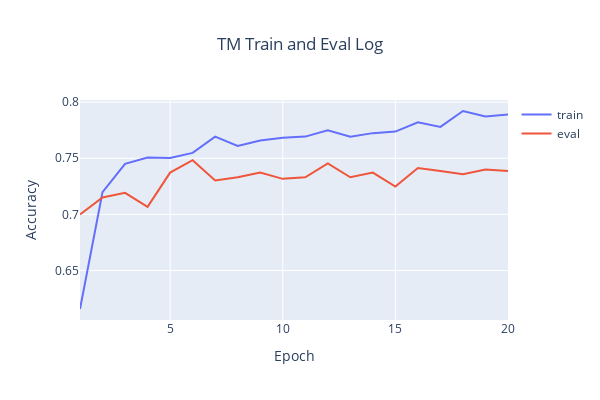

Notebook code for this chart:
### Code cell
import plotly.graph_objects as go
import pickle
train_log = pickle.load(open('tm_data/train_log.pkl',"rb"))
eval_log = pickle.load(open('tm_data/eval_log.pkl',"rb"))

fig = go.Figure()
fig.add_trace(go.Scatter(x=list(range(1, len(train_log)+1)), y=train_log, mode='lines', name='train'))
fig.add_trace(go.Scatter(x=list(range(1, len(eval_log)+1)), y=eval_log, mode='lines', name='eval'))
fig.update_layout(title='TM Train and Eval Log',title_x=0.5, xaxis_title='Epoch', yaxis_title='Accuracy', width=600, height=400)
fig.show()

### Figure 1 — Plotly figure (JSON) as saved in the notebook; plotly's stock layout.template omitted (floating-point values rounded to 4 significant figures)
{"data": [{"mode": "lines", "name": "train", "type": "scatter", "x": [1, 2, 3, 4, 5, 6, 7, 8, 9, 10, 11, 12, 13, 14, 15, 16, 17, 18, 19, 20], "y": [0.6157, 0.7198, 0.7451, 0.7506, 0.7503, 0.7548, 0.7693, 0.761, 0.7658, 0.7682, 0.7693, 0.7748, 0.7693, 0.7724, 0.7738, 0.7821, 0.7779, 0.7921, 0.7873, 0.789]}, {"mode": "lines", "name": "eval", "type": "scatter", "x": [1, 2, 3, 4, 5, 6, 7, 8, 9, 10, 11, 12, 13, 14, 15, 16, 17, 18, 19, 20], "y": [0.6999, 0.7151, 0.7192, 0.7068, 0.7372, 0.7483, 0.7303, 0.7331, 0.7372, 0.7317, 0.7331, 0.7455, 0.7331, 0.7372, 0.7248, 0.7414, 0.7386, 0.7358, 0.74, 0.7386]}], "layout": {"height": 400, "title": {"text": "TM Train and Eval Log", "x": 0.5}, "width": 600, "xaxis": {"autorange": true, "range": [1, 20], "title": {"text": "Epoch"}, "type": "linear"}, "yaxis": {"autorange": true, "range": [0.6059, 0.8019], "title": {"text": "Accuracy"}, "type": "linear"}}}
